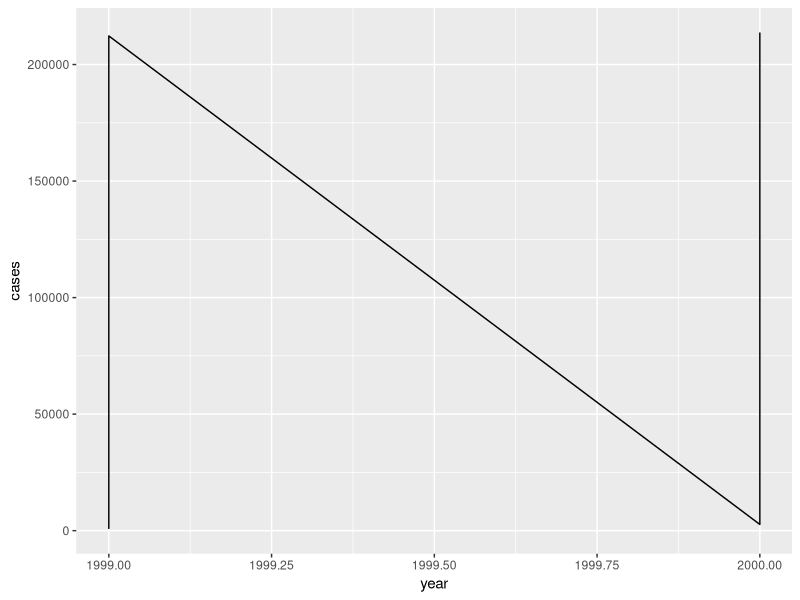

Source code (R): (Note: this script raises an error after producing the figure.)
library(tidyverse)

view(table1)

table2

table3

view(table4a)

table4b


table1 |> 
  mutate(rate = cases/population * 10000)

table1 |> 
  group_by(year) |> 
  summarize(total = sum(cases))

table1 |> 
  ggplot(mapping = aes(x = year, y = cases)) +
  geom_line()

table4a |> 
  pivot_longer(c(`1999`, `2000`), names_to = "year", values_to = "cases")

table4b |> 
  pivot_longer(c(`1999`, `2000`), names_to = "year", values_to = "population")


table2 |> 
  pivot_wider(names_from = type, values_from = count)


table3 |> 
  separate(rate, into = c("cases", "population"), sep = "/", convert = TRUE)

table5 <- table3 |> 
  separate(year, into = c("century", "year"), sep = 2)

table5 |> 
  unite(fullyear, century, year, sep = "")

view(coronvarius)





